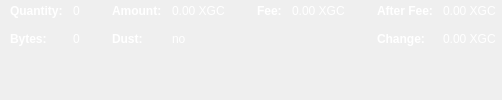
         <widget class="QWidget" name="widgetCoinControl" native="true">
          <property name="sizePolicy">
           <sizepolicy hsizetype="Preferred" vsizetype="Preferred">
            <horstretch>0</horstretch>
            <verstretch>0</verstretch>
           </sizepolicy>
          </property>
          <property name="minimumSize">
           <size>
            <width>0</width>
            <height>0</height>
           </size>
          </property>
          <property name="styleSheet">
           <string notr="true"/>
          </property>
          <layout class="QHBoxLayout" name="horizontalLayoutCoinControl5">
           <property name="leftMargin">
            <number>0</number>
           </property>
           <property name="topMargin">
            <number>0</number>
           </property>
           <property name="rightMargin">
            <number>0</number>
           </property>
           <property name="bottomMargin">
            <number>0</number>
           </property>
           <item>
            <layout class="QHBoxLayout" name="horizontalLayoutCoinControl3" stretch="0,0,0,1">
             <property name="spacing">
              <number>20</number>
             </property>
             <property name="topMargin">
              <number>0</number>
             </property>
             <property name="bottomMargin">
              <number>10</number>
             </property>
             <item>
              <layout class="QFormLayout" name="formLayoutCoinControl1">
               <property name="horizontalSpacing">
                <number>10</number>
               </property>
               <property name="verticalSpacing">
                <number>14</number>
               </property>
               <property name="leftMargin">
                <number>10</number>
               </property>
               <property name="topMargin">
                <number>4</number>
               </property>
               <property name="rightMargin">
                <number>6</number>
               </property>
               <item row="0" column="0">
                <widget class="QLabel" name="labelCoinControlQuantityText">
                 <property name="palette">
                  <palette>
                   <active>
                    <colorrole role="WindowText">
                     <brush brushstyle="SolidPattern">
                      <color alpha="255">
                       <red>255</red>
                       <green>255</green>
                       <blue>255</blue>
                      </color>
                     </brush>
                    </colorrole>
                   </active>
                   <inactive>
                    <colorrole role="WindowText">
                     <brush brushstyle="SolidPattern">
                      <color alpha="255">
                       <red>255</red>
                       <green>255</green>
                       <blue>255</blue>
                      </color>
                     </brush>
                    </colorrole>
                   </inactive>
                   <disabled>
                    <colorrole role="WindowText">
                     <brush brushstyle="SolidPattern">
                      <color alpha="255">
                       <red>120</red>
                       <green>120</green>
                       <blue>120</blue>
                      </color>
                     </brush>
                    </colorrole>
                   </disabled>
                  </palette>
                 </property>
                 <property name="font">
                  <font>
                   <weight>75</weight>
                   <bold>true</bold>
                  </font>
                 </property>
                 <property name="text">
                  <string>Quantity:</string>
                 </property>
                 <property name="margin">
                  <number>0</number>
                 </property>
                </widget>
               </item>
               <item row="0" column="1">
                <widget class="QLabel" name="labelCoinControlQuantity">
                 <property name="palette">
                  <palette>
                   <active>
                    <colorrole role="WindowText">
                     <brush brushstyle="SolidPattern">
                      <color alpha="255">
                       <red>255</red>
                       <green>255</green>
                       <blue>255</blue>
                      </color>
                     </brush>
                    </colorrole>
                   </active>
                   <inactive>
                    <colorrole role="WindowText">
                     <brush brushstyle="SolidPattern">
                      <color alpha="255">
                       <red>255</red>
                       <green>255</green>
                       <blue>255</blue>
                      </color>
                     </brush>
                    </colorrole>
                   </inactive>
                   <disabled>
                    <colorrole role="WindowText">
                     <brush brushstyle="SolidPattern">
                      <color alpha="255">
                       <red>120</red>
                       <green>120</green>
                       <blue>120</blue>
                      </color>
                     </brush>
                    </colorrole>
                   </disabled>
                  </palette>
                 </property>
                 <property name="cursor">
                  <cursorShape>IBeamCursor</cursorShape>
                 </property>
                 <property name="contextMenuPolicy">
                  <enum>Qt::ActionsContextMenu</enum>
                 </property>
                 <property name="text">
                  <string notr="true">0</string>
                 </property>
                 <property name="margin">
                  <number>0</number>
                 </property>
                 <property name="textInteractionFlags">
                  <set>Qt::LinksAccessibleByMouse|Qt::TextSelectableByKeyboard|Qt::TextSelectableByMouse</set>
                 </property>
                </widget>
               </item>
               <item row="1" column="0">
                <widget class="QLabel" name="labelCoinControlBytesText">
                 <property name="palette">
                  <palette>
                   <active>
                    <colorrole role="WindowText">
                     <brush brushstyle="SolidPattern">
                      <color alpha="255">
                       <red>255</red>
                       <green>255</green>
                       <blue>255</blue>
                      </color>
                     </brush>
                    </colorrole>
                   </active>
                   <inactive>
                    <colorrole role="WindowText">
                     <brush brushstyle="SolidPattern">
                      <color alpha="255">
                       <red>255</red>
                       <green>255</green>
                       <blue>255</blue>
                      </color>
                     </brush>
                    </colorrole>
                   </inactive>
                   <disabled>
                    <colorrole role="WindowText">
                     <brush brushstyle="SolidPattern">
                      <color alpha="255">
                       <red>120</red>
                       <green>120</green>
                       <blue>120</blue>
                      </color>
                     </brush>
                    </colorrole>
                   </disabled>
                  </palette>
                 </property>
                 <property name="font">
                  <font>
                   <weight>75</weight>
                   <bold>true</bold>
                  </font>
                 </property>
                 <property name="text">
                  <string>Bytes:</string>
                 </property>
                </widget>
               </item>
               <item row="1" column="1">
                <widget class="QLabel" name="labelCoinControlBytes">
                 <property name="palette">
                  <palette>
                   <active>
                    <colorrole role="WindowText">
                     <brush brushstyle="SolidPattern">
                      <color alpha="255">
                       <red>255</red>
                       <green>255</green>
                       <blue>255</blue>
                      </color>
                     </brush>
                    </colorrole>
                   </active>
                   <inactive>
                    <colorrole role="WindowText">
                     <brush brushstyle="SolidPattern">
                      <color alpha="255">
                       <red>255</red>
                       <green>255</green>
                       <blue>255</blue>
                      </color>
                     </brush>
                    </colorrole>
                   </inactive>
                   <disabled>
                    <colorrole role="WindowText">
                     <brush brushstyle="SolidPattern">
                      <color alpha="255">
                       <red>120</red>
                       <green>120</green>
                       <blue>120</blue>
                      </color>
                     </brush>
                    </colorrole>
                   </disabled>
                  </palette>
                 </property>
                 <property name="cursor">
                  <cursorShape>IBeamCursor</cursorShape>
                 </property>
                 <property name="contextMenuPolicy">
                  <enum>Qt::ActionsContextMenu</enum>
                 </property>
                 <property name="text">
                  <string notr="true">0</string>
                 </property>
                 <property name="textInteractionFlags">
                  <set>Qt::LinksAccessibleByMouse|Qt::TextSelectableByKeyboard|Qt::TextSelectableByMouse</set>
                 </property>
                </widget>
               </item>
              </layout>
             </item>
             <item>
              <layout class="QFormLayout" name="formLayoutCoinControl2">
               <property name="horizontalSpacing">
                <number>10</number>
               </property>
               <property name="verticalSpacing">
                <number>14</number>
               </property>
               <property name="leftMargin">
                <number>6</number>
               </property>
               <property name="topMargin">
                <number>4</number>
               </property>
               <property name="rightMargin">
                <number>6</number>
               </property>
               <item row="0" column="0">
                <widget class="QLabel" name="labelCoinControlAmountText">
                 <property name="palette">
                  <palette>
                   <active>
                    <colorrole role="WindowText">
                     <brush brushstyle="SolidPattern">
                      <color alpha="255">
                       <red>255</red>
                       <green>255</green>
                       <blue>255</blue>
                      </color>
                     </brush>
                    </colorrole>
                   </active>
                   <inactive>
                    <colorrole role="WindowText">
                     <brush brushstyle="SolidPattern">
                      <color alpha="255">
                       <red>255</red>
                       <green>255</green>
                       <blue>255</blue>
                      </color>
                     </brush>
                    </colorrole>
                   </inactive>
                   <disabled>
                    <colorrole role="WindowText">
                     <brush brushstyle="SolidPattern">
                      <color alpha="255">
                       <red>120</red>
                       <green>120</green>
                       <blue>120</blue>
                      </color>
                     </brush>
                    </colorrole>
                   </disabled>
                  </palette>
                 </property>
                 <property name="font">
                  <font>
                   <weight>75</weight>
                   <bold>true</bold>
                  </font>
                 </property>
                 <property name="text">
                  <string>Amount:</string>
                 </property>
                 <property name="margin">
                  <number>0</number>
                 </property>
                </widget>
               </item>
               <item row="0" column="1">
                <widget class="QLabel" name="labelCoinControlAmount">
                 <property name="palette">
                  <palette>
                   <active>
                    <colorrole role="WindowText">
                     <brush brushstyle="SolidPattern">
                      <color alpha="255">
                       <red>255</red>
                       <green>255</green>
                       <blue>255</blue>
                      </color>
                     </brush>
                    </colorrole>
                   </active>
                   <inactive>
                    <colorrole role="WindowText">
                     <brush brushstyle="SolidPattern">
                      <color alpha="255">
                       <red>255</red>
                       <green>255</green>
                       <blue>255</blue>
                      </color>
                     </brush>
                    </colorrole>
                   </inactive>
                   <disabled>
                    <colorrole role="WindowText">
                     <brush brushstyle="SolidPattern">
                      <color alpha="255">
                       <red>120</red>
                       <green>120</green>
                       <blue>120</blue>
                      </color>
                     </brush>
                    </colorrole>
                   </disabled>
                  </palette>
                 </property>
                 <property name="cursor">
                  <cursorShape>IBeamCursor</cursorShape>
                 </property>
                 <property name="contextMenuPolicy">
                  <enum>Qt::ActionsContextMenu</enum>
                 </property>
                 <property name="text">
                  <string notr="true">0.00 XGC</string>
                 </property>
                 <property name="textInteractionFlags">
                  <set>Qt::LinksAccessibleByMouse|Qt::TextSelectableByKeyboard|Qt::TextSelectableByMouse</set>
                 </property>
                </widget>
               </item>
               <item row="1" column="0">
                <widget class="QLabel" name="labelCoinControlLowOutputText">
                 <property name="palette">
                  <palette>
                   <active>
                    <colorrole role="WindowText">
                     <brush brushstyle="SolidPattern">
                      <color alpha="255">
                       <red>255</red>
                       <green>255</green>
                       <blue>255</blue>
                      </color>
                     </brush>
                    </colorrole>
                   </active>
                   <inactive>
                    <colorrole role="WindowText">
                     <brush brushstyle="SolidPattern">
                      <color alpha="255">
                       <red>255</red>
                       <green>255</green>
                       <blue>255</blue>
                      </color>
                     </brush>
                    </colorrole>
                   </inactive>
                   <disabled>
                    <colorrole role="WindowText">
                     <brush brushstyle="SolidPattern">
                      <color alpha="255">
                       <red>120</red>
                       <green>120</green>
                       <blue>120</blue>
                      </color>
                     </brush>
                    </colorrole>
                   </disabled>
                  </palette>
                 </property>
                 <property name="font">
                  <font>
                   <weight>75</weight>
                   <bold>true</bold>
                  </font>
                 </property>
                 <property name="text">
                  <string>Dust:</string>
                 </property>
                </widget>
               </item>
               <item row="1" column="1">
                <widget class="QLabel" name="labelCoinControlLowOutput">
                 <property name="palette">
                  <palette>
                   <active>
                    <colorrole role="WindowText">
                     <brush brushstyle="SolidPattern">
                      <color alpha="255">
                       <red>255</red>
                       <green>255</green>
                       <blue>255</blue>
                      </color>
                     </brush>
                    </colorrole>
                   </active>
                   <inactive>
                    <colorrole role="WindowText">
                     <brush brushstyle="SolidPattern">
                      <color alpha="255">
                       <red>255</red>
                       <green>255</green>
                       <blue>255</blue>
                      </color>
                     </brush>
                    </colorrole>
                   </inactive>
                   <disabled>
                    <colorrole role="WindowText">
                     <brush brushstyle="SolidPattern">
                      <color alpha="255">
                       <red>120</red>
                       <green>120</green>
                       <blue>120</blue>
                      </color>
                     </brush>
                    </colorrole>
                   </disabled>
                  </palette>
                 </property>
                 <property name="cursor">
                  <cursorShape>IBeamCursor</cursorShape>
                 </property>
                 <property name="contextMenuPolicy">
                  <enum>Qt::ActionsContextMenu</enum>
                 </property>
                 <property name="text">
                  <string notr="true">no</string>
                 </property>
                 <property name="textInteractionFlags">
                  <set>Qt::LinksAccessibleByMouse|Qt::TextSelectableByKeyboard|Qt::TextSelectableByMouse</set>
                 </property>
                </widget>
               </item>
              </layout>
             </item>
             <item>
              <layout class="QFormLayout" name="formLayoutCoinControl3">
               <property name="horizontalSpacing">
                <number>10</number>
               </property>
               <property name="verticalSpacing">
                <number>14</number>
               </property>
               <property name="leftMargin">
                <number>6</number>
               </property>
               <property name="topMargin">
                <number>4</number>
               </property>
               <property name="rightMargin">
                <number>6</number>
               </property>
               <item row="0" column="0">
                <widget class="QLabel" name="labelCoinControlFeeText">
                 <property name="palette">
                  <palette>
                   <active>
                    <colorrole role="WindowText">
                     <brush brushstyle="SolidPattern">
                      <color alpha="255">
                       <red>255</red>
                       <green>255</green>
                       <blue>255</blue>
                      </color>
                     </brush>
                    </colorrole>
                   </active>
                   <inactive>
                    <colorrole role="WindowText">
                     <brush brushstyle="SolidPattern">
                      <color alpha="255">
                       <red>255</red>
                       <green>255</green>
                       <blue>255</blue>
                      </color>
                     </brush>
                    </colorrole>
                   </inactive>
                   <disabled>
                    <colorrole role="WindowText">
                     <brush brushstyle="SolidPattern">
                      <color alpha="255">
                       <red>120</red>
                       <green>120</green>
                       <blue>120</blue>
                      </color>
                     </brush>
                    </colorrole>
                   </disabled>
                  </palette>
                 </property>
                 <property name="font">
                  <font>
                   <weight>75</weight>
                   <bold>true</bold>
                  </font>
                 </property>
                 <property name="text">
                  <string>Fee:</string>
                 </property>
                 <property name="margin">
                  <number>0</number>
                 </property>
                </widget>
               </item>
               <item row="0" column="1">
                <widget class="QLabel" name="labelCoinControlFee">
                 <property name="palette">
                  <palette>
                   <active>
                    <colorrole role="WindowText">
                     <brush brushstyle="SolidPattern">
                      <color alpha="255">
                       <red>255</red>
                       <green>255</green>
                       <blue>255</blue>
                      </color>
                     </brush>
                    </colorrole>
                   </active>
                   <inactive>
                    <colorrole role="WindowText">
                     <brush brushstyle="SolidPattern">
                      <color alpha="255">
                       <red>255</red>
                       <green>255</green>
                       <blue>255</blue>
                      </color>
                     </brush>
                    </colorrole>
                   </inactive>
                   <disabled>
                    <colorrole role="WindowText">
                     <brush brushstyle="SolidPattern">
                      <color alpha="255">
                       <red>120</red>
                       <green>120</green>
                       <blue>120</blue>
                      </color>
                     </brush>
                    </colorrole>
                   </disabled>
                  </palette>
                 </property>
                 <property name="cursor">
                  <cursorShape>IBeamCursor</cursorShape>
                 </property>
                 <property name="contextMenuPolicy">
                  <enum>Qt::ActionsContextMenu</enum>
                 </property>
                 <property name="text">
                  <string notr="true">0.00 XGC</string>
                 </property>
                 <property name="textInteractionFlags">
                  <set>Qt::LinksAccessibleByMouse|Qt::TextSelectableByKeyboard|Qt::TextSelectableByMouse</set>
                 </property>
                </widget>
               </item>
              </layout>
             </item>
             <item>
              <layout class="QFormLayout" name="formLayoutCoinControl4">
               <property name="horizontalSpacing">
                <number>10</number>
               </property>
               <property name="verticalSpacing">
                <number>14</number>
               </property>
               <property name="leftMargin">
                <number>6</number>
               </property>
               <property name="topMargin">
                <number>4</number>
               </property>
               <property name="rightMargin">
                <number>6</number>
               </property>
               <item row="0" column="0">
                <widget class="QLabel" name="labelCoinControlAfterFeeText">
                 <property name="palette">
                  <palette>
                   <active>
                    <colorrole role="WindowText">
                     <brush brushstyle="SolidPattern">
                      <color alpha="255">
                       <red>255</red>
                       <green>255</green>
                       <blue>255</blue>
                      </color>
                     </brush>
                    </colorrole>
                   </active>
                   <inactive>
                    <colorrole role="WindowText">
                     <brush brushstyle="SolidPattern">
                      <color alpha="255">
                       <red>255</red>
                       <green>255</green>
                       <blue>255</blue>
                      </color>
                     </brush>
                    </colorrole>
                   </inactive>
                   <disabled>
                    <colorrole role="WindowText">
                     <brush brushstyle="SolidPattern">
                      <color alpha="255">
                       <red>120</red>
                       <green>120</green>
                       <blue>120</blue>
                      </color>
                     </brush>
                    </colorrole>
                   </disabled>
                  </palette>
                 </property>
                 <property name="font">
                  <font>
                   <weight>75</weight>
                   <bold>true</bold>
                  </font>
                 </property>
                 <property name="text">
                  <string>After Fee:</string>
                 </property>
                 <property name="margin">
                  <number>0</number>
                 </property>
                </widget>
               </item>
               <item row="0" column="1">
                <widget class="QLabel" name="labelCoinControlAfterFee">
                 <property name="palette">
                  <palette>
                   <active>
                    <colorrole role="WindowText">
                     <brush brushstyle="SolidPattern">
                      <color alpha="255">
                       <red>255</red>
                       <green>255</green>
                       <blue>255</blue>
                      </color>
                     </brush>
                    </colorrole>
                   </active>
                   <inactive>
                    <colorrole role="WindowText">
                     <brush brushstyle="SolidPattern">
                      <color alpha="255">
                       <red>255</red>
                       <green>255</green>
                       <blue>255</blue>
                      </color>
                     </brush>
                    </colorrole>
                   </inactive>
                   <disabled>
                    <colorrole role="WindowText">
                     <brush brushstyle="SolidPattern">
                      <color alpha="255">
                       <red>120</red>
                       <green>120</green>
                       <blue>120</blue>
                      </color>
                     </brush>
                    </colorrole>
                   </disabled>
                  </palette>
                 </property>
                 <property name="cursor">
                  <cursorShape>IBeamCursor</cursorShape>
                 </property>
                 <property name="contextMenuPolicy">
                  <enum>Qt::ActionsContextMenu</enum>
                 </property>
                 <property name="text">
                  <string notr="true">0.00 XGC</string>
                 </property>
                 <property name="textInteractionFlags">
                  <set>Qt::LinksAccessibleByMouse|Qt::TextSelectableByKeyboard|Qt::TextSelectableByMouse</set>
                 </property>
                </widget>
               </item>
               <item row="1" column="0">
                <widget class="QLabel" name="labelCoinControlChangeText">
                 <property name="palette">
                  <palette>
                   <active>
                    <colorrole role="WindowText">
                     <brush brushstyle="SolidPattern">
                      <color alpha="255">
                       <red>255</red>
                       <green>255</green>
                       <blue>255</blue>
                      </color>
                     </brush>
                    </colorrole>
                   </active>
                   <inactive>
                    <colorrole role="WindowText">
                     <brush brushstyle="SolidPattern">
                      <color alpha="255">
                       <red>255</red>
                       <green>255</green>
                       <blue>255</blue>
                      </color>
                     </brush>
                    </colorrole>
                   </inactive>
                   <disabled>
                    <colorrole role="WindowText">
                     <brush brushstyle="SolidPattern">
                      <color alpha="255">
                       <red>120</red>
                       <green>120</green>
                       <blue>120</blue>
                      </color>
                     </brush>
                    </colorrole>
                   </disabled>
                  </palette>
                 </property>
                 <property name="font">
                  <font>
                   <weight>75</weight>
                   <bold>true</bold>
                  </font>
                 </property>
                 <property name="text">
                  <string>Change:</string>
                 </property>
                </widget>
               </item>
               <item row="1" column="1">
                <widget class="QLabel" name="labelCoinControlChange">
                 <property name="palette">
                  <palette>
                   <active>
                    <colorrole role="WindowText">
                     <brush brushstyle="SolidPattern">
                      <color alpha="255">
                       <red>255</red>
                       <green>255</green>
                       <blue>255</blue>
                      </color>
                     </brush>
                    </colorrole>
                   </active>
                   <inactive>
                    <colorrole role="WindowText">
                     <brush brushstyle="SolidPattern">
                      <color alpha="255">
                       <red>255</red>
                       <green>255</green>
                       <blue>255</blue>
                      </color>
                     </brush>
                    </colorrole>
                   </inactive>
                   <disabled>
                    <colorrole role="WindowText">
                     <brush brushstyle="SolidPattern">
                      <color alpha="255">
                       <red>120</red>
                       <green>120</green>
                       <blue>120</blue>
                      </color>
                     </brush>
                    </colorrole>
                   </disabled>
                  </palette>
                 </property>
                 <property name="cursor">
                  <cursorShape>IBeamCursor</cursorShape>
                 </property>
                 <property name="contextMenuPolicy">
                  <enum>Qt::ActionsContextMenu</enum>
                 </property>
                 <property name="text">
                  <string notr="true">0.00 XGC</string>
                 </property>
                 <property name="textInteractionFlags">
                  <set>Qt::LinksAccessibleByMouse|Qt::TextSelectableByKeyboard|Qt::TextSelectableByMouse</set>
                 </property>
                </widget>
               </item>
              </layout>
             </item>
            </layout>
           </item>
          </layout>
         </widget>
